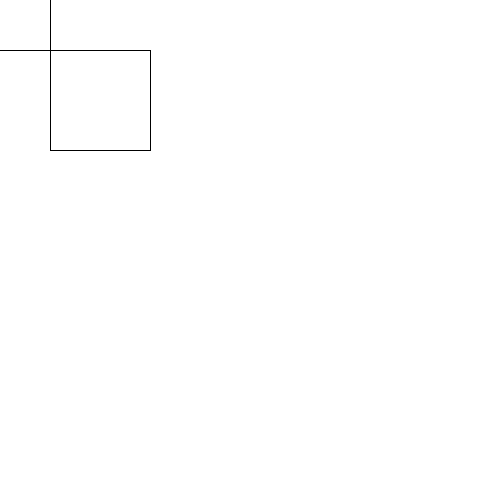
Frame 1 (no input)
Frame 60 (the mouse pressed at the canvas centre just before this capture): identical to frame 1, image omitted
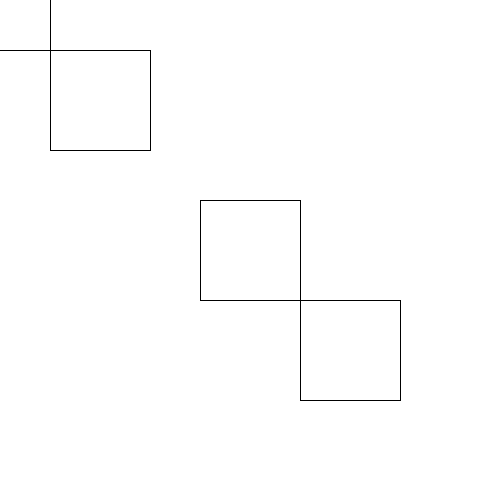
Frame 120 (the mouse held since frame 60 and released just before this capture)

The Processing sketch that drew these frames (run headless with seeded random() and noise(); from frame 60 on, the mouse is pressed at the canvas centre):

// Processing sketch: processing_168441
// ── processing_168441.pde

void setup()
{
  size(500,500);
  background(255);
  noFill();
  stroke(0,0,0);
  
  smooth();
}

void draw()
{
  translate(mouseX,mouseY);
  
  rectMode(CENTER);
  rect(0,0,100,100);
  rect(100,100,100,100);
}
